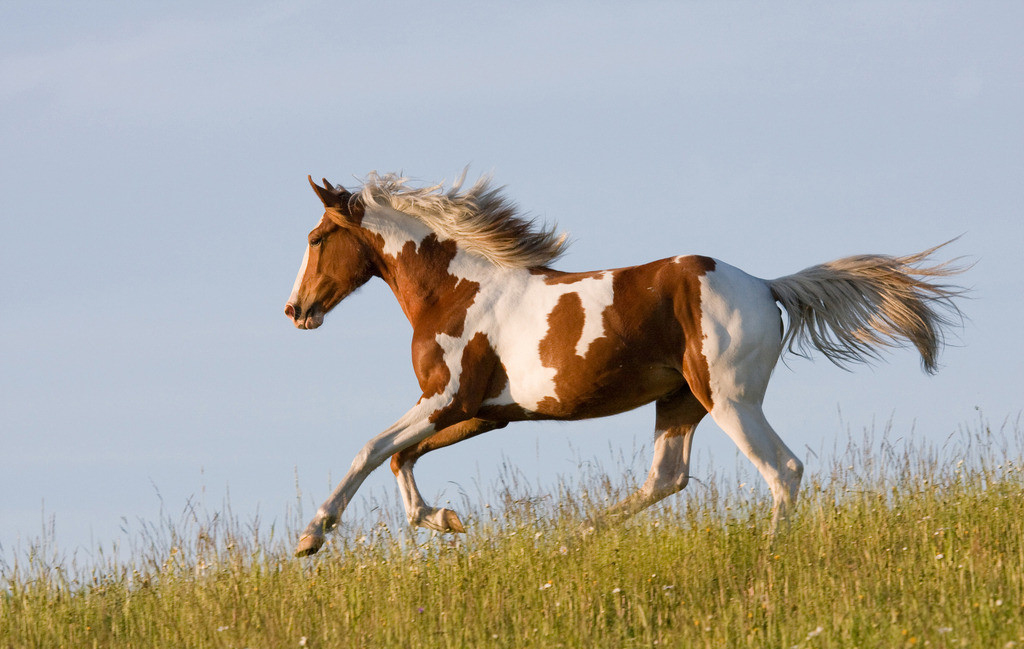
#> input picture learning/opencv/img/horse.jpg, 1024 x 649 px, found by its file name
$ jupyter execute '边缘检测.ipynb'
#> lines starting #> are read from the running program, lines starting #| are printed output that depends on the picture; after the words box and inside, x2 and y2 are one past the last pixel; in counts of white or black regions, pixels touching at a corner belong together
[cell 1]
import numpy as np
import cv2 as cv
import matplotlib.pyplot as plt

[cell 2]
import os

img = cv.imread("opencv/img/horse.jpg",0)
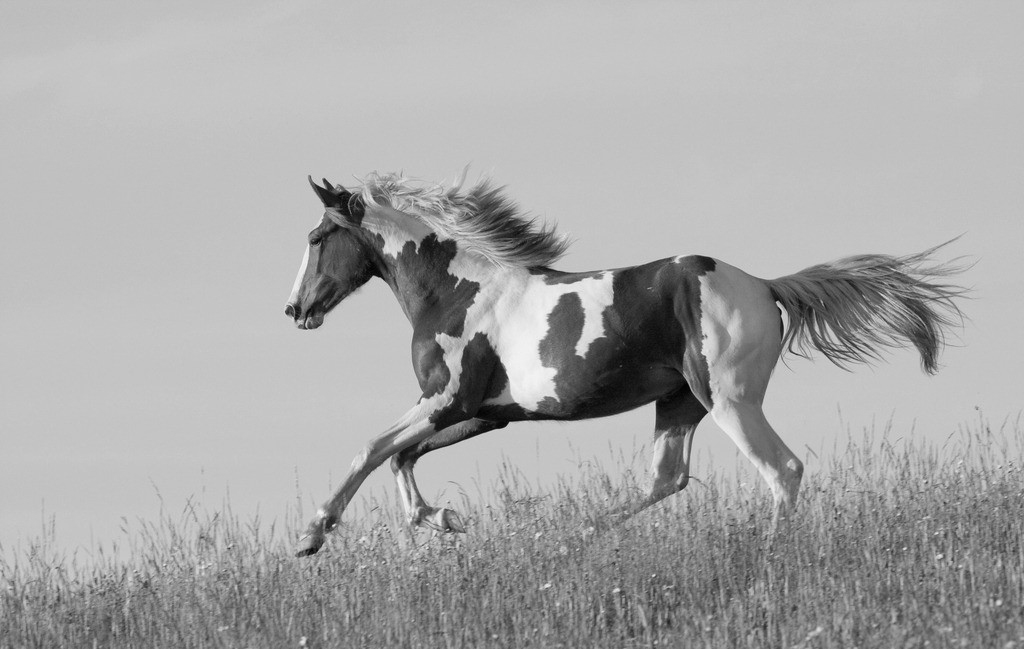
#> img: shape (649, 1024); min 1, max 246, mean 167.8
plt.imshow(img,cmap='gray')

# 1. Sobel算子
基于一阶倒数，一阶导数最大的地方就是边缘点，平方后开方求莫得到y的值

[cell 3]
# x y方向计算sobel算子
x = cv.Sobel(img,cv.CV_16S,1,0)
y = cv.Sobel(img,cv.CV_16S,0,1)
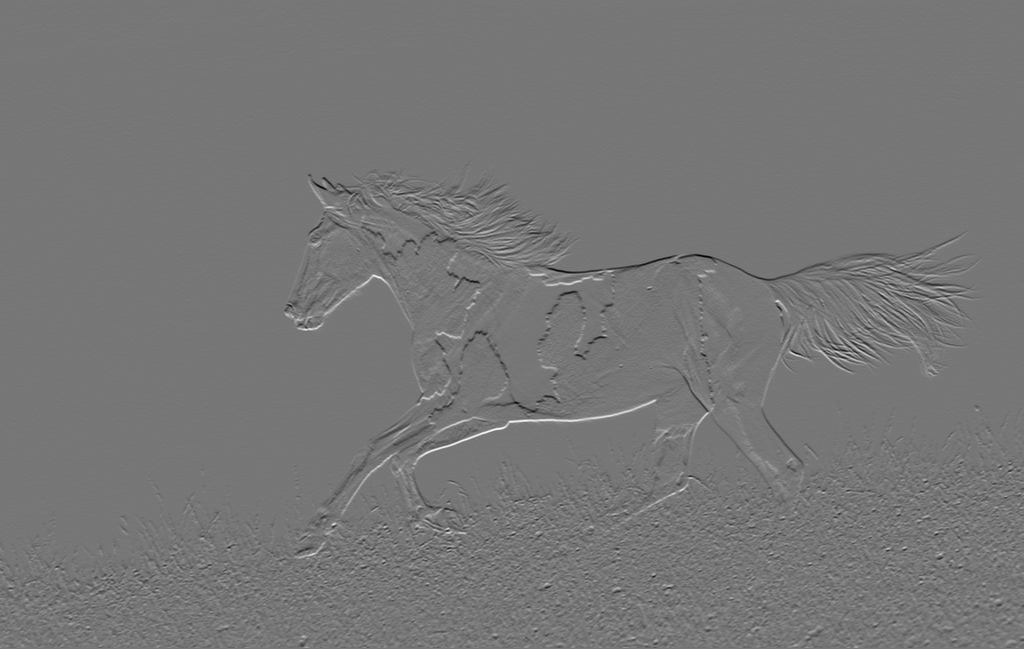
#> y: shape (649, 1024) int16; min -663, max 757, mean -0.9; drawn with min black and max white
# 转换大小
absx = cv.convertScaleAbs(x)
absy = cv.convertScaleAbs(y)
res = cv.addWeighted(absx,0.5,absy,0.5,0) # 混合
plt.imshow(res,cmap='gray') # 显示

# 2. Schaar算子
类似Sobel算子，但是结果比Sobel更精细，因为卷积核矩阵从1变为了3

[cell 4]
# 设置参数ksize=-1，计算Schaar算子
x = cv.Sobel(img,cv.CV_16S,1,0,ksize=-1)
y = cv.Sobel(img,cv.CV_16S,0,1,ksize=-1)
# 转换大小
absx = cv.convertScaleAbs(x)
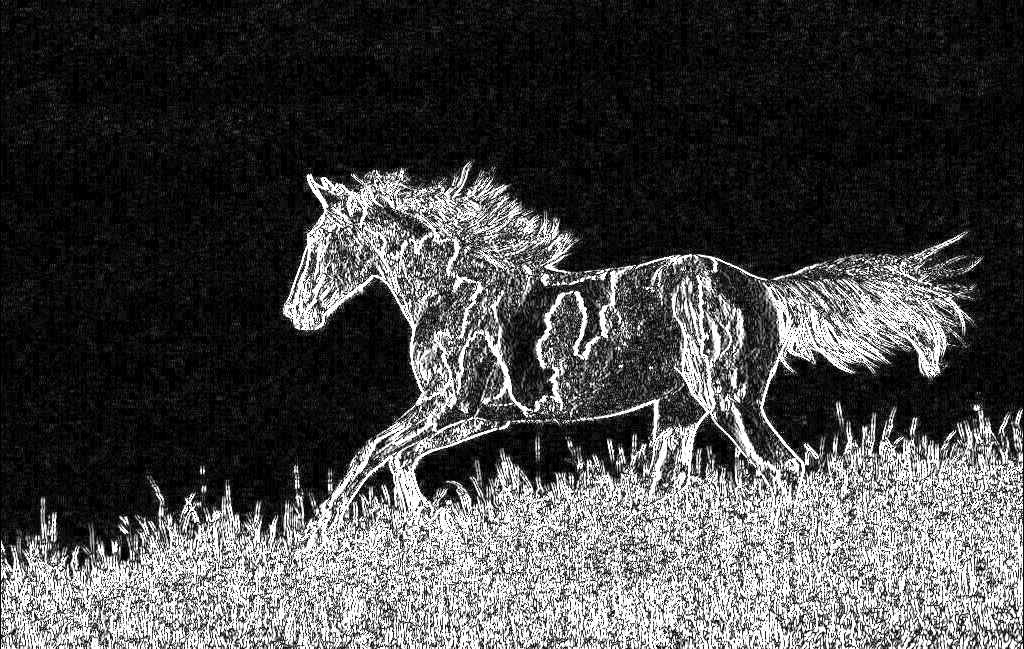
#> absx: shape (649, 1024); min 0, max 255, mean 72.7
absy = cv.convertScaleAbs(y)
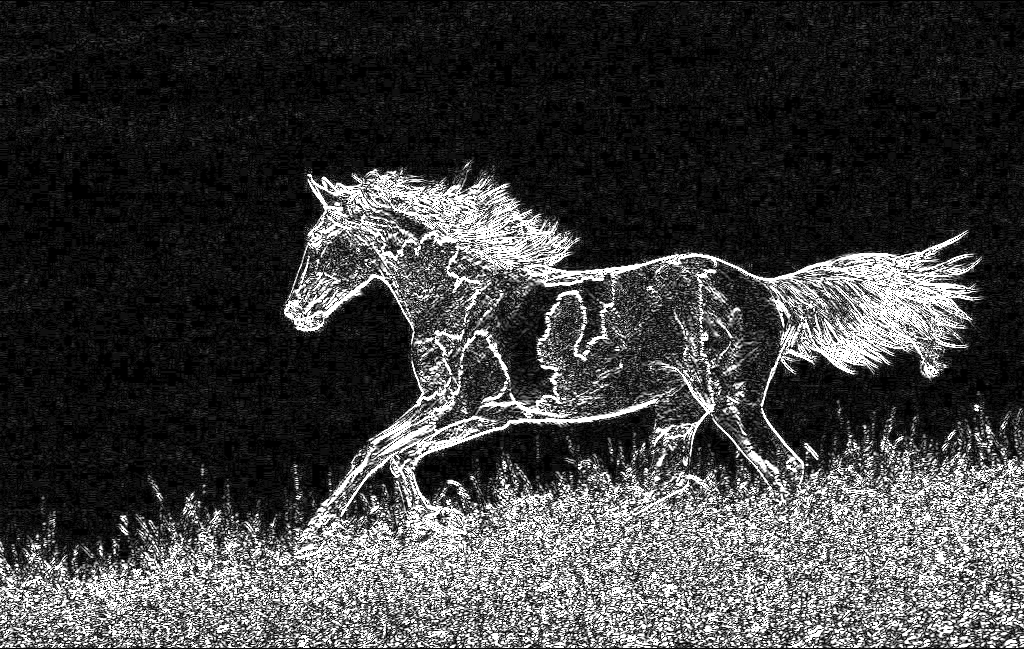
#> absy: shape (649, 1024); min 0, max 255, mean 63.7
res = cv.addWeighted(absx,0.5,absy,0.5,0) # 混合
plt.imshow(res,cmap='gray') # 显示

# 3.Laplacian算子
零穿越，寻找二阶导数过零点的位置（也就是一阶导数最大的位置）

[cell 5]
res = cv.Laplacian(img,cv.CV_16S,ksize=3)
res = cv.convertScaleAbs(res)
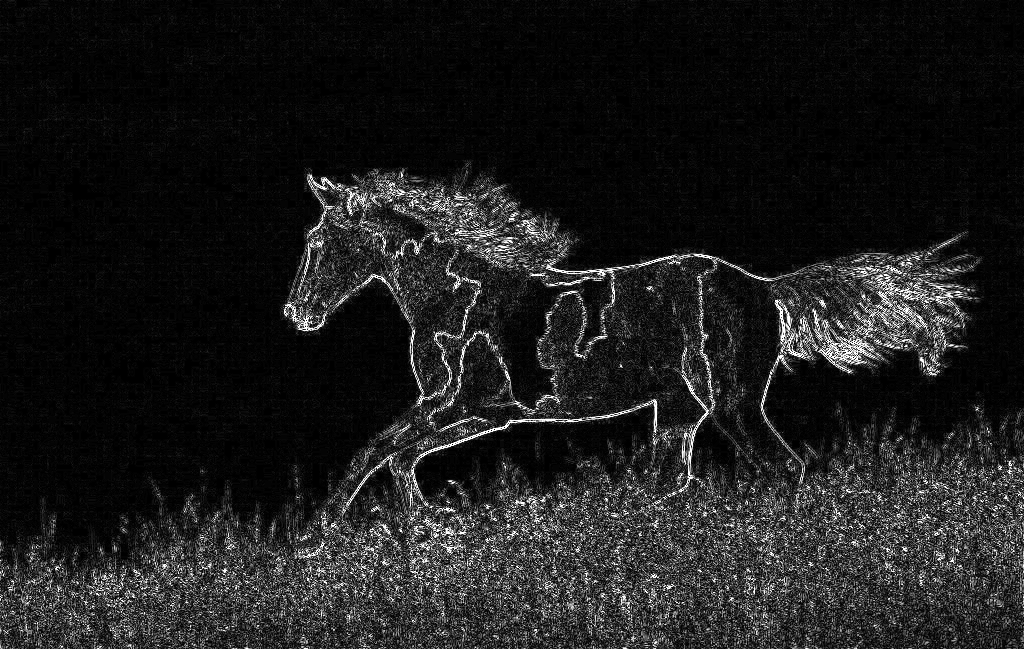
#> res: shape (649, 1024); min 0, max 255, mean 29.1
plt.imshow(res,cmap='gray') # 显示

# 4. Canny边缘检测
被誉为最优的边缘检测算法，包含四步骤：
1.噪声去除
2.计算图像梯度（大小、方向）
3.非极大值抑制
4.滞后阈值

[cell 6]
low_threshold = 0
max_threshold = 100
canny = cv.Canny(img,low_threshold,max_threshold)
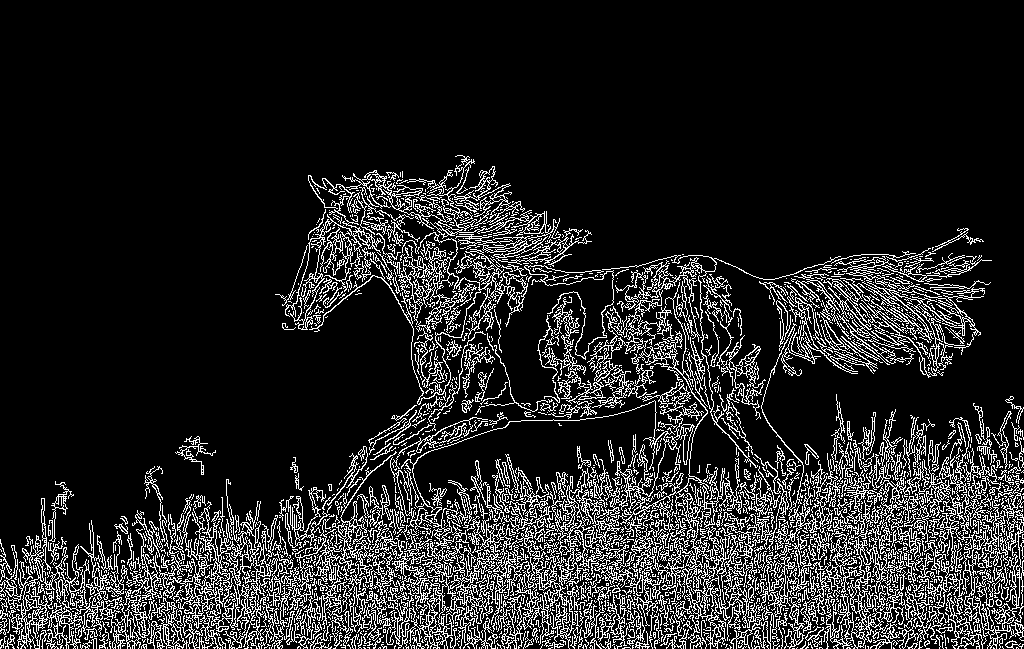
#> canny: shape (649, 1024); 14.2% white in thin lines or dots, all inside (x1, y1, x2, y2) = (0, 155, 1024, 649)
plt.imshow(canny,cmap='gray')
